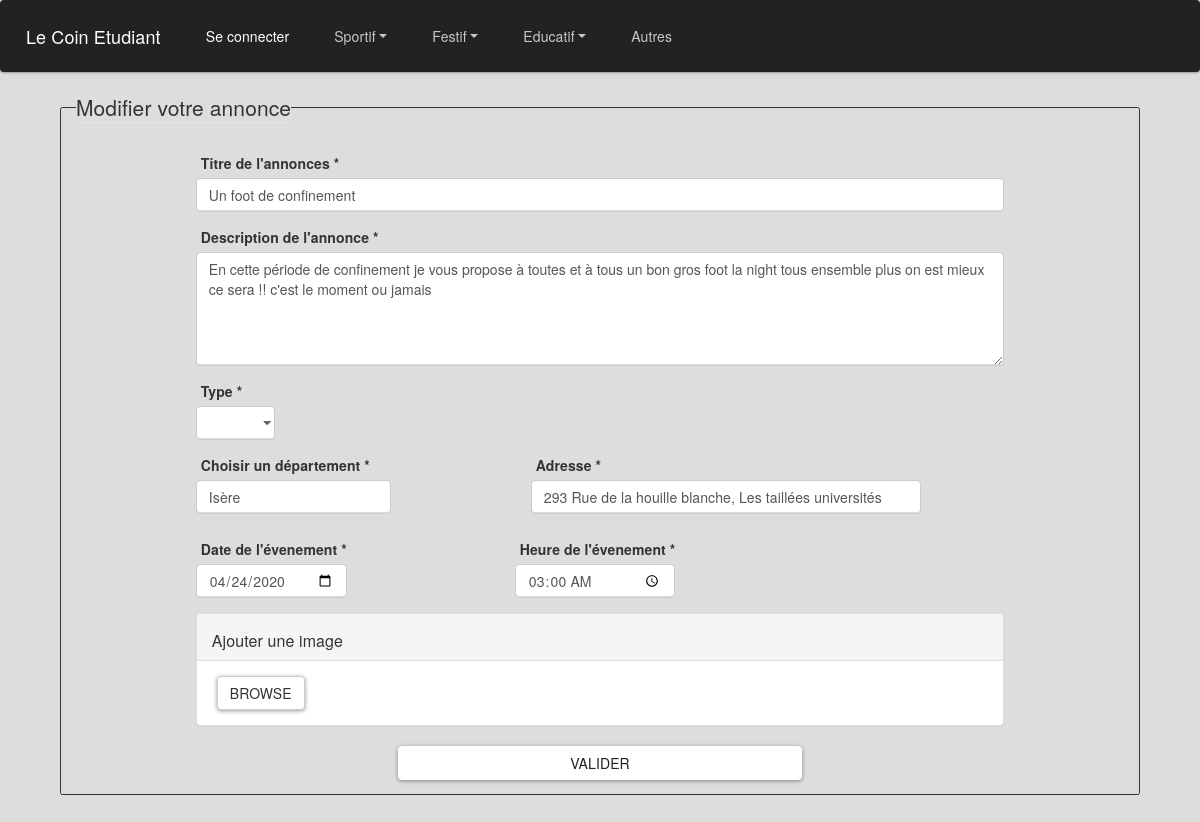
Page /controleur/ModifAnnonce.ctrl.php?id=1 on the earlier database version.
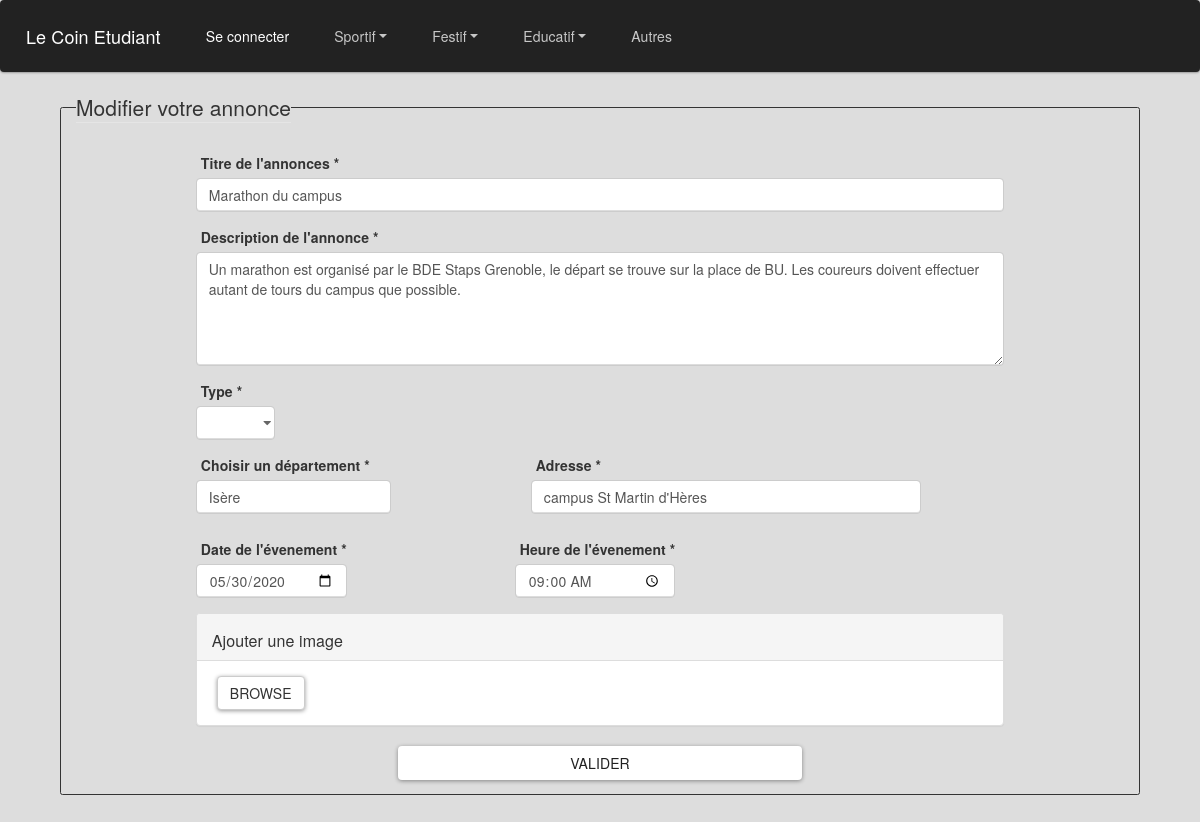
Same page on the later database version.
### tables this page shows
CREATE TABLE "annonce" (
	"id"	INTEGER,
	"idClient"	INTEGER,
	"type"	TEXT,
	"categorie"	TEXT,
	"sousCategorie"	TEXT,
	"titre"	TEXT,
	"contenu"	TEXT,
	"adresse"	TEXT,
	"nbParticipant"	INTEGER,
	"nbInteresse"	INTEGER,
	"departement"	TEXT,
	"datePrevu"	TEXT,
	"heurePrevu"	TEXT,
	"dateHeure"	TEXT,
	PRIMARY KEY("id"),
	FOREIGN KEY("idClient") REFERENCES "client"("id"),
	FOREIGN KEY("categorie") REFERENCES "categorie"("id")
);

### controleur/ModifAnnonce.ctrl.php (called while the page is built, shortened)
<?php
include_once("../modele/DAO.class.php");
$annonce = $dao->getAnnonceById($_GET["id"]);
$format_basique = $annonce->datePrevu;
$Date = date("Y-m-d", strtotime($format_basique));
include('../vue/ModifAnnonceview.php');
?>

### modele/DAO.class.php (called while the page is built, shortened)
<?php
class DAO
{
  private $db;
  function __construct()
  {
    try {
      $this->db = new PDO('sqlite:../modele/data/data.db');
    } catch (Exception $e) {
      die("erreur de connexion:".$e->getMessage());
    }
  }
  function getAnnonceById(int $id): Annonce{
    $requ="SELECT * FROM annonce WHERE id='$id'";
    $res = $this->db->query($requ);
    $result = $res->fetchAll(PDO::FETCH_CLASS|PDO::FETCH_PROPS_LATE, "Annonce");
    return $result[0];
  }
}
$dao = new DAO();
?>

### vue/ModifAnnonceview.php (the view, shortened to what this page needs)
<!DOCTYPE html>
<html lang="en" dir="ltr">
<head>
  <link rel="stylesheet" href="../vue/css/bootstrap.min.css">
  <link rel="stylesheet" href="../vue/css/Annoncesview.css">
  <link rel="stylesheet" href="../vue/css/AjoutAnnonceview.css">
  <link rel="stylesheet" href="../vue/css/Header.css">
  <link rel="stylesheet" href='../vue/css/jquery.flipster.css'>
  <link rel="stylesheet" href="../vue/css/bootstrap-imageupload.css">
  <link href="https://maxcdn.bootstrapcdn.com/bootstrap/3.3.7/css/bootstrap.min.css" rel="stylesheet">
</head>
<body>
  <header>
    <?php include('header.php') ?>
  </header>
  <body>
    <fieldset class="container border-10 rounded" style="width:90%;margin-bottom:7em;">
      <legend  class="w-auto">Modifier votre annonce</legend>
      <form class="container" style="width:80%; margin-top:10px" action="../controleur/ModifAnnonce.ctrl.php?id=<?=$annonce->id?>" method="POST" enctype="multipart/form-data" >
        <div class="justify-content-center">
          <div class="form-group">
            <label for="titreAnnonce">Titre de l'annonces *</label>
            <input type="text" class="form-control" name="titre" id="titreAnnonce" placeholder="Saisissez un titre clair pour votre annonce." maxlength="60" value="<?= $annonce->titre ?>" required>
          </div>
          <div class="form-group">
            <label for="descriptionTextArea">Description de l'annonce * </label>
            <textarea class="form-control" name="contenu" id="descritionAnnonce" rows="5" placeholder="Saississez une description précise afin de mettre en valeur votre annonce." minlength="10" maxlength="500" required><?= $annonce->contenu ?> </textarea>
          </div>
          <div class="row">
            <div class="form-group" style="margin-left:15px;margin-right:30px;">
              <label for="type">Type *</label>
              <select class="form-control" id="categorieAnnonce" name="type" onChange="addSelectedCat(this);" style="width:150%;" required>
                <option value=""></option>
                <option value="<?=$annonce->type?>"> <?= ucfirst($annonce->type) ?> </option>
              </select>
            </div>
          </div>
          <div class="row">
            <div class="form-group" style="margin-right:10em; margin-left:15px;">
              <label for="DepartementInput"> Choisir un département * </label>
              <div class="autocomplete">
                <input type="text" class="form-control inputFiltre" id="myInput" name="departement" value="<?= $annonce->departement ?>" autocomplete="off" placeholder="Commencer à écrire pour avoir des propositions" required maxlength="35">
              </div>
            </div>
            <div class="form-group">
              <label for="DepartementInput"> Adresse * </label>
              <input type="text" class="form-control" name="adresse" value="<?=$annonce->adresse?>" placeholder="Saisissez l'adresse de l'évenement" style="width:200%;" required>
            </div>
          </div>
          <div class="row">
            <div class="form-group" style="margin-right:12em; margin-left:15px;">
              <label for="date-input"> Date de l'évenement *</label>
              <input class="form-control" type="date" name="datePrevu" value="<?=$Date?>" required>
            </div>
            <div class="form-group">
              <label for="heure-input"> Heure de l'évenement *</label>
              <input class="form-control" type="time" name="heurePrevu" value="<?=$annonce->heurePrevu?>" required>
            </div>
          </div>
          <div class="imageupload panel panel-default">
            <div class="panel-heading clearfix">
              <h3 class="panel-title pull-left">Ajouter une image</h3>
            </div>
            <div class="file-tab panel-body">
              <label class="btn btn-default btn-file">
                <span>Browse</span>
              </label>
            </div>
          </div>
          <div class="text-center" style="margin-bottom:1em;">
            <button class="btn btn-light" style="width:50%;" name="updatesubmit" type="submit" id="contact-submit" value"submit">Valider</button>
          </div>
        </form>
      </fieldset>
    </body>
  </body>
  </html>

### vue/header.php (shortened to what this page needs)
<nav class="navbar navbar-expand-lg navbar-dark bg-dark">
  <a class="navbar-brand" href="../controleur/Accueil.ctrl.php">Le Coin Etudiant</a>
  <div class="collapse navbar-collapse" id="navbarColor02">
    <ul class="navbar-nav mr-auto">
      <?php if ($_SESSION['Connexion']??false):?>
        <?php if ($clientConnecte==1 && $client->emailVerifie==1): ?>
          <li class="nav-item ">
            <a class="nav-link active" href="#" style="margin-bottom: 0; padding-bottom: 2px;"> <?=$_SESSION['Client']->prenom?> <?=$_SESSION['Client']->nom?></a>
            <a class="nav-link" href="../controleur/Deconnexion.ctrl.php" style="margin: 0; padding-top: 0; padding-bottom: 0">Déconnexion </a>
          </li>
        <?php elseif ($clientConnecte==1 && $client->emailVerifie==0): ?>
          <li class="nav-item ">
            <a class="nav-link active" href="#" style="margin-bottom: 0; padding-bottom: 2px;"> <?=$_SESSION['Client']->prenom?> <?=$_SESSION['Client']->nom?> (compte non activé)</a>
            <a class="nav-link" href="../controleur/Deconnexion.ctrl.php" style="margin: 0; padding-top: 0; padding-bottom: 0">Déconnexion </a>
          </li>
        <?php else: ?>
          <li class="nav-item active">
            <a class="nav-link" href="#contact" data-toggle="modal" data-target="#modalLoginForm">Se connecter <span class="sr-only">(current)</span></a>
          </li>
        <?php endif; ?>
      <?php else: ?>
        <li class="nav-item active">
          <a class="nav-link" href="#contact" data-toggle="modal" data-target="#modalLoginForm">Se connecter <span class="sr-only">(current)</span></a>
        </li>
      <?php endif; ?>
    <li class="nav-item dropdown">
      <a class="nav-link dropdown-toggle" href="../controleur/Annonces.ctrl.php?type=Sports&categorie=0&dep=&date=" id="navbarDropdown1" role="button" data-toggle="dropdown" aria-haspopup="true" aria-expanded="false">Sportif</a>
    </li>
    <li class="nav-item dropdown">
      <a class="nav-link dropdown-toggle" href="../controleur/Annonces.ctrl.php?type=Festif&categorie=0&dep=&date=" id="navbarDropdown2" role="button" data-toggle="dropdown" aria-haspopup="true" aria-expanded="false">Festif</a>
    </li>
    <li class="nav-item dropdown">
      <a class="nav-link dropdown-toggle" href="../controleur/Annonces.ctrl.php?type=Educatif&categorie=0&dep=&date=" id="navbarDropdown3" role="button" data-toggle="dropdown" aria-haspopup="true" aria-expanded="false">Educatif</a>
    </li>
    <li class="nav-item">
      <a class="nav-link" href="#">Autres</a>
    </li>
  </ul>
</div>
</nav>

### vue/css/Annoncesview.css (style rules this page uses)
html body { background-color: #DDDDDD; }
label { margin-left: 5px; }
.dropdown { position: relative; display: inline-block; }
.autocomplete { position: relative; padding-bottom: 10px; }

### vue/css/AjoutAnnonceview.css (style rules this page uses)
html body { background-color: #DDDDDD; }
.border-10 { border-style:solid; border-width: 1px; }
.autocomplete { position: relative; padding-bottom: 10px; }

### vue/css/Header.css (style rules this page uses)
.form-control { border: 1px solid lightgrey; border-radius: 5px; }

### vue/header.php (style rules this page uses)
.navbar .nav-item:not(:last-child) { margin-right: 35px; }
.dropdown-toggle::after { transition: transform 0.15s linear; }

### vue/footer.php (style rules this page uses)
html { position: relative; min-height: 100%; }

Differences in the rows shown:
changed annonce "Isère": titre "Un foot de confinement" → "Marathon du campus"; contenu "En cette période de confinement je vous propose à toutes et à tous un bon gros foot la night tous ensemble plus on est mieux ce sera !! c'est le moment ou jamais" → "Un marathon est organisé par le BDE Staps Grenoble, le départ se trouve sur la place de BU. Les coureurs doivent effectuer autant de tours du campus que possible."; adresse "293 Rue de la houille blanche, Les taillées universités" → "campus St Martin d'Hères"; datePrevu "04/24/2020" → "05/30/2020"; heurePrevu "03:00" → "09:00"
